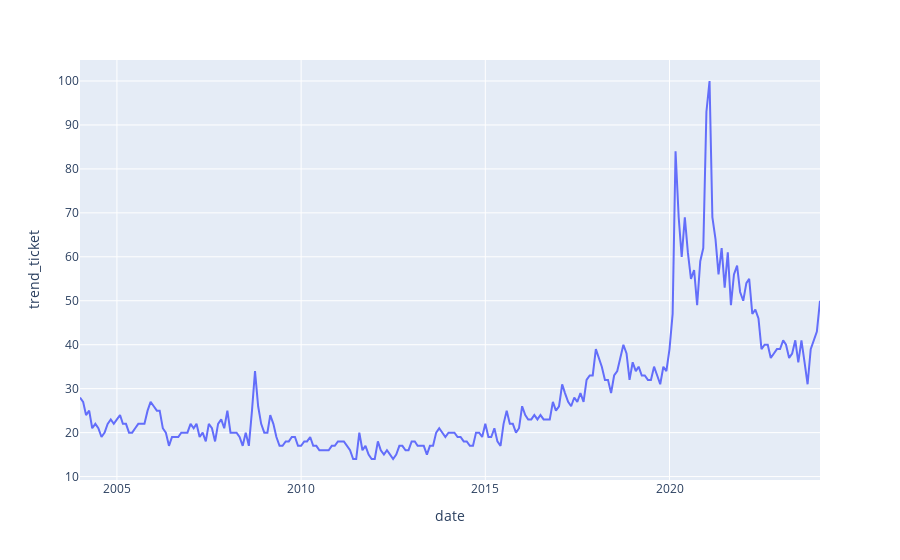

Notebook cell for this chart:
### Code cell
fig = px.line(dfg,y='trend_ticket',x=dfg.index)
fig.show() # see the last available and shall get the desired estimated

### Figure 1 — Plotly figure (JSON) as saved in the notebook; plotly's stock layout.template omitted (floating-point values rounded to 4 significant figures; data arrays with more than 128 entries replaced by an {"elided": "..."} marker saying what was removed)
{"data": [{"hovertemplate": "date=%{x}<br>trend_ticket=%{y}<extra></extra>", "legendgroup": "", "line": {"color": "#636efa", "dash": "solid"}, "marker": {"symbol": "circle"}, "mode": "lines", "name": "", "orientation": "v", "showlegend": false, "type": "scatter", "x": {"elided": "242 str values"}, "xaxis": "x", "y": {"elided": "242 int values"}, "yaxis": "y"}], "layout": {"legend": {"tracegroupgap": 0}, "margin": {"t": 60}, "xaxis": {"anchor": "y", "domain": [0, 1], "title": {"text": "date"}}, "yaxis": {"anchor": "x", "domain": [0, 1], "title": {"text": "trend_ticket"}}}}
